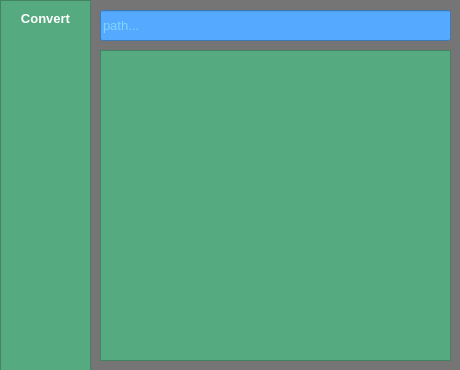
<?xml version="1.0" encoding="UTF-8"?>
<ui version="4.0">
 <class>ImgRyMainWindow</class>
 <widget class="QMainWindow" name="ImgRyMainWindow">
  <property name="geometry">
   <rect>
    <x>0</x>
    <y>0</y>
    <width>460</width>
    <height>370</height>
   </rect>
  </property>
  <property name="windowTitle">
   <string>imgRy | the image processor</string>
  </property>
  <property name="styleSheet">
   <string notr="true">background-color: rgb(117, 117, 117);</string>
  </property>
  <widget class="QWidget" name="centralWidget">
   <widget class="QPushButton" name="btnConvert">
    <property name="geometry">
     <rect>
      <x>10</x>
      <y>10</y>
      <width>71</width>
      <height>16</height>
     </rect>
    </property>
    <property name="maximumSize">
     <size>
      <width>200</width>
      <height>60</height>
     </size>
    </property>
    <property name="font">
     <font>
      <pointsize>10</pointsize>
      <weight>75</weight>
      <bold>true</bold>
      <kerning>true</kerning>
     </font>
    </property>
    <property name="mouseTracking">
     <bool>false</bool>
    </property>
    <property name="autoFillBackground">
     <bool>false</bool>
    </property>
    <property name="styleSheet">
     <string notr="true">QPushButton
{
  color: rgb(255, 255, 255);
  background-color: transparent;
  border-radius: 0;
  border-width: 0 px;
}

QPushButton:hover:!pressed
{
  color: rgb(117, 117, 117);
}</string>
    </property>
    <property name="text">
     <string>Convert</string>
    </property>
   </widget>
   <widget class="QTextBrowser" name="traceViewer">
    <property name="geometry">
     <rect>
      <x>100</x>
      <y>50</y>
      <width>351</width>
      <height>311</height>
     </rect>
    </property>
    <property name="styleSheet">
     <string notr="true">color: rgb(255, 255, 255);
background-color: rgb(85, 170, 127);</string>
    </property>
   </widget>
   <widget class="QLineEdit" name="lineEditDirPath">
    <property name="geometry">
     <rect>
      <x>100</x>
      <y>10</y>
      <width>351</width>
      <height>31</height>
     </rect>
    </property>
    <property name="font">
     <font>
      <pointsize>10</pointsize>
     </font>
    </property>
    <property name="styleSheet">
     <string notr="true">color: rgb(170, 255, 255);
background-color: rgb(85, 170, 255)</string>
    </property>
    <property name="inputMask">
     <string/>
    </property>
    <property name="text">
     <string/>
    </property>
    <property name="echoMode">
     <enum>QLineEdit::Normal</enum>
    </property>
    <property name="cursorPosition">
     <number>0</number>
    </property>
    <property name="readOnly">
     <bool>false</bool>
    </property>
    <property name="placeholderText">
     <string>path...</string>
    </property>
   </widget>
   <widget class="QFrame" name="frame">
    <property name="geometry">
     <rect>
      <x>0</x>
      <y>0</y>
      <width>91</width>
      <height>371</height>
     </rect>
    </property>
    <property name="styleSheet">
     <string notr="true">color: rgb(255, 255, 255);
background-color: rgb(85, 170, 127);</string>
    </property>
    <property name="frameShape">
     <enum>QFrame::StyledPanel</enum>
    </property>
    <property name="frameShadow">
     <enum>QFrame::Raised</enum>
    </property>
   </widget>
   <zorder>frame</zorder>
   <zorder>btnConvert</zorder>
   <zorder>traceViewer</zorder>
   <zorder>lineEditDirPath</zorder>
  </widget>
 </widget>
 <layoutdefault spacing="6" margin="11"/>
 <resources/>
 <connections/>
</ui>
